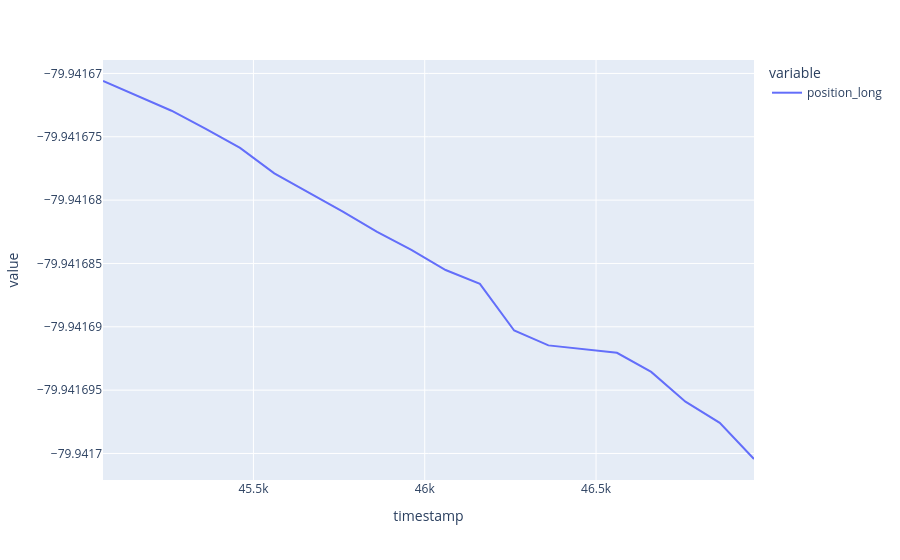

Here is the notebook cell this chart was saved with:
### Code cell
px.line(l.position_long)

### Figure 1 — Plotly figure (JSON) as saved in the notebook; plotly's stock layout.template omitted (floating-point values rounded to 4 significant figures)
{"data": [{"hovertemplate": "variable=position_long<br>timestamp=%{x}<br>value=%{y}<extra></extra>", "legendgroup": "position_long", "line": {"color": "#636efa", "dash": "solid"}, "marker": {"symbol": "circle"}, "mode": "lines", "name": "position_long", "orientation": "v", "showlegend": true, "type": "scatter", "x": [45061, 45161, 45261, 45361, 45461, 45561, 45661, 45761, 45861, 45961, 46061, 46161, 46261, 46361, 46561, 46661, 46761, 46861, 46961], "xaxis": "x", "y": [-79.94, -79.94, -79.94, -79.94, -79.94, -79.94, -79.94, -79.94, -79.94, -79.94, -79.94, -79.94, -79.94, -79.94, -79.94, -79.94, -79.94, -79.94, -79.94], "yaxis": "y"}], "layout": {"legend": {"title": {"text": "variable"}, "tracegroupgap": 0}, "margin": {"t": 60}, "xaxis": {"anchor": "y", "domain": [0, 1], "title": {"text": "timestamp"}}, "yaxis": {"anchor": "x", "domain": [0, 1], "title": {"text": "value"}}}}
